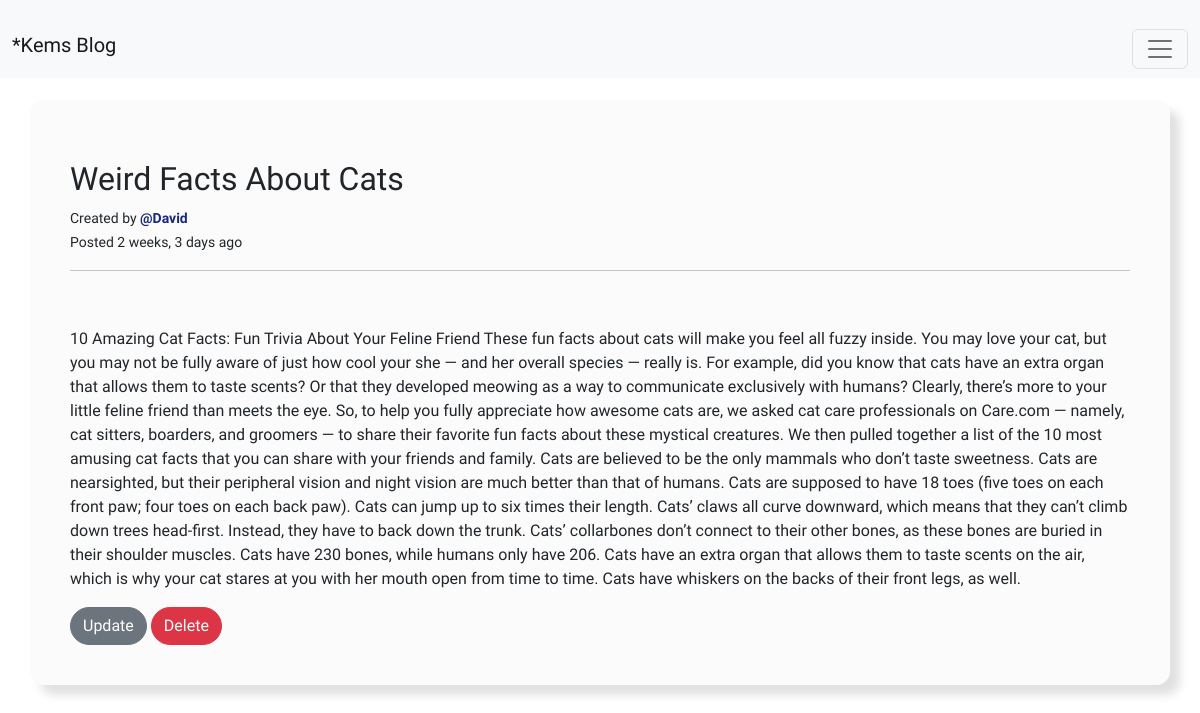
The app's page /post/5/ (signed in) with its own data.
### blogApp/models.py (models this page shows, shortened)
class Post(models.Model):
    author = models.ForeignKey(User, on_delete=models.CASCADE)
    image = models.ImageField(upload_to='BlogPictures')
    title = models.CharField(max_length=200)
    content = models.TextField()
    updated = models.DateTimeField(default=timezone.now)
    date_posted = models.DateTimeField(default=timezone.now)
    class Meta:
        ordering = ['-updated']

### blogApp/views.py (the view)
# urls.py: path('post/<int:id>/', views.postDetail, name='post-detail'),
@login_required(login_url='/login')
def postDetail(request, id):
    posts = Post.objects.get(pk=id)
    context = {
        'posts':posts
    }
    return render(request, 'blogApp/post_detail.html', context)

### blogApp/templates/blogApp/post_detail.html (shortened to what this page needs)
{% extends 'blogApp/Base.html' %}
{% load static %}
{% block content %}
<div class="container" id="card" style="padding:40px; ">
    <div class="card-header">
        <h2>{{posts.title}}</h2>
        <small>Created by <strong><a style="text-decoration: none; color: rgb(23, 39, 128);" href="#">@{{ posts.author }}</a></strong></small><br>
        <small>Posted {{ posts.date_posted|timesince }} ago</small>  <hr>
    </div>
    <div class="card-body">
         <p>
           {{ posts.content }}
         </p>
        {% if posts.author == user %}
        <a href="{% url 'post-update' posts.id %}"><button type="submit" class="btn btn-secondary" style="border-radius: 20px;">Update</button></a>
        <a href="{% url 'post-delete' posts.id %}"><button type="submit" class="btn btn-danger" style="border-radius: 20px;">Delete</button></a>
        {% endif %}
    </div>
  </div>
{% endblock content %}

### blogApp/templates/blogApp/Base.html (shortened to what this page needs)
{% load static %}
<!DOCTYPE html>
<html lang="en">
<head>
    <link rel="stylesheet" href="{% static 'blogApp/blog.css' %}">
    <link rel="stylesheet" href="{% static 'blogApp/postAndLog.css' %}">
    <link rel="stylesheet" href="https://cdnjs.cloudflare.com/ajax/libs/font-awesome/6.3.0/css/all.min.css" />
    <link rel="stylesheet" href="https://cdn.jsdelivr.net/npm/bootstrap@5.2.3/dist/css/bootstrap.min.css">
</head>
<body>
        <nav class="navbar bg-light fixed-top">
            <div class="container-fluid">
            <h2 class="navbar-brand" href="#">*Kems Blog</h2>
            <button class="navbar-toggler" type="button" data-bs-toggle="offcanvas" data-bs-target="#offcanvasNavbar" aria-controls="offcanvasNavbar">
                <span class="navbar-toggler-icon"></span>
            </button>
            </div>
        </nav>
        <div class="row">
            <div class="col-md-8">
            </div>
        </div>
        {% block content %}
        {% endblock %}
</body>
</html>

### blogApp/static/blogApp/blog.css (style rules this page uses)
* { font-family: 'Barlow', sans-serif; font-family: 'PT Sans', sans-serif; font-family: 'Roboto', sans-serif; font-family: 'Signika Negative', sans-serif; font-family: 'Tilt Neon', cursive; font-family: 'Ubuntu', sans-serif; }

### blogApp/static/blogApp/postAndLog.css (style rules this page uses)
* { margin-bottom: 0px; padding-top: 20px; font-family: 'Barlow', sans-serif; font-family: 'PT Sans', sans-serif; font-family: 'Roboto', sans-serif; font-family: 'Signika Negative', sans-serif; font-family: 'Tilt Neon', cursive; font-family: 'Ubuntu', sans-serif; }
#card { padding-left: 25px; padding-right: 25px; padding-bottom: 25px; margin-top: 20px; background-color:rgba(250, 250, 250, 0.705); border-radius: 14px; box-shadow: 10px 10px 10px rgba(0, 0, 0, 0.12); }

### records on screen
Post: title "Weird Facts About Cats", author "David", date_posted "2 weeks, 3 days", content "10 Amazing Cat Facts: Fun Trivia About Your Feline Friend These fun facts about cats will make you feel all fuzzy inside. You may love your cat, but you may not be fully aware of just how cool your she — and her overall species — really is. For example, did you know that cats have an extra organ that allows them to taste scents? Or that they developed meowing as a way to communicate exclusively with humans? Clearly, there’s more to your little feline friend than meets the eye. So, to help you fully appreciate how awesome cats are, we asked cat care professionals on Care.com — namely, cat sitters, boarders, and groomers — to share their favorite fun facts about these mystical creatures. We…"
